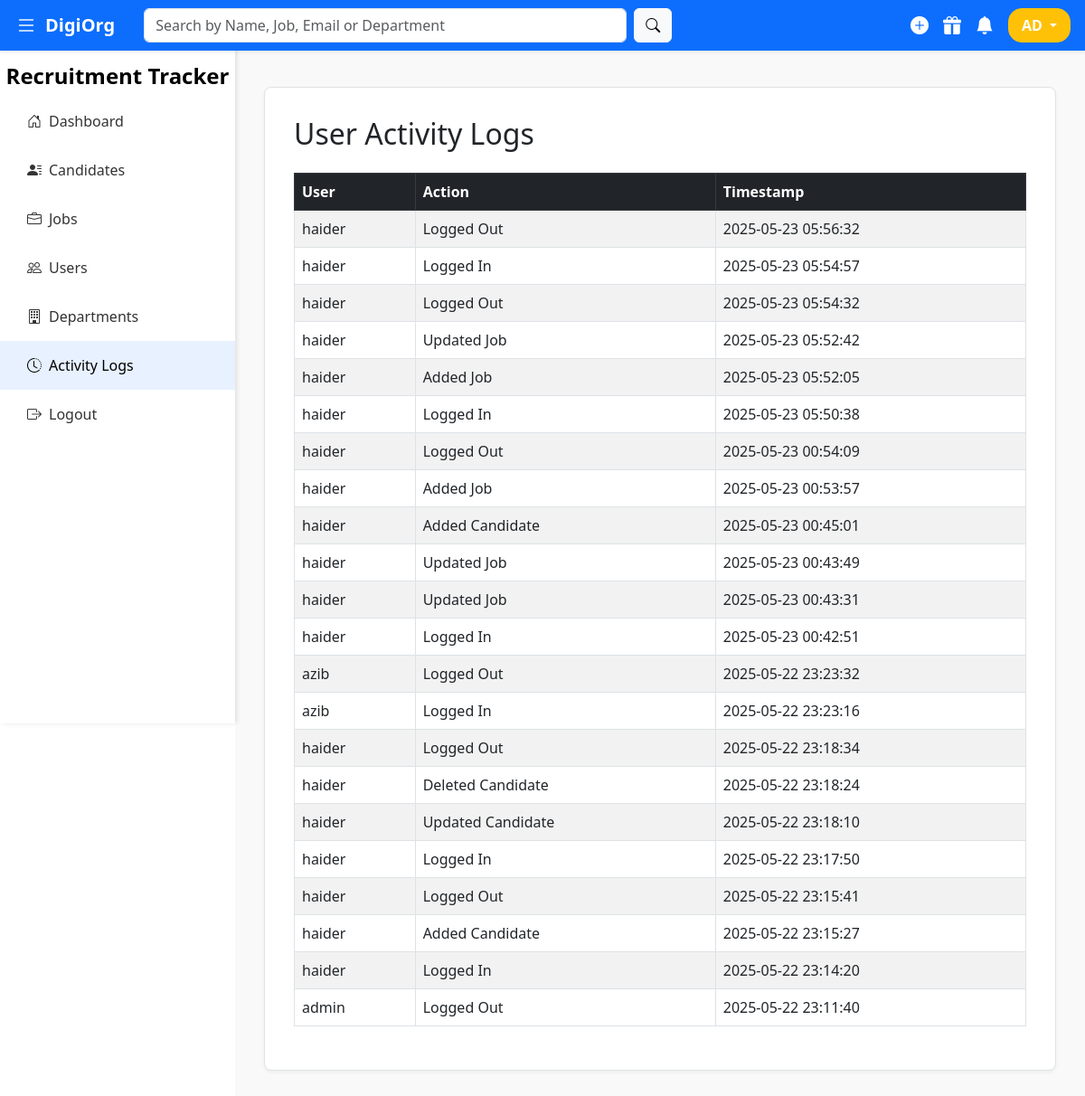
The page /admin/activity_logs.php (signed in) on the database its author committed.
### tables this page shows
CREATE TABLE `activity_logs` (
  `id` int(11) NOT NULL,
  `user_id` int(11) NOT NULL,
  `action` varchar(255) NOT NULL,
  `target_type` varchar(50) DEFAULT NULL,
  `target_id` int(11) DEFAULT NULL,
  `timestamp` datetime DEFAULT current_timestamp()
);

CREATE TABLE `users` (
  `id` int(11) NOT NULL,
  `name` varchar(100) NOT NULL,
  `email` varchar(100) NOT NULL,
  `username` varchar(50) NOT NULL,
  `password` varchar(255) NOT NULL,
  `role` enum('admin','user') NOT NULL DEFAULT 'user'
);

### admin/activity_logs.php (the view, shortened to what this page needs)
<?php
require_once('../config/db.php');
$logs = mysqli_query($conn, "SELECT a.*, u.username FROM activity_logs a JOIN users u ON a.user_id = u.id ORDER BY timestamp DESC");
?>
<!DOCTYPE html>
<html lang="en">
<head>
    <link href="https://cdn.jsdelivr.net/npm/bootstrap@5.3.0/dist/css/bootstrap.min.css" rel="stylesheet">
    <link href="https://cdn.jsdelivr.net/npm/bootstrap-icons@1.10.5/font/bootstrap-icons.css" rel="stylesheet">
</head>
<body>
<?php include('../partials/navbar.php'); ?>
<?php include('../partials/sidebar.php'); ?>
<div class="content" id="content">
    <div class="card-light">
        <h2 class="mb-4">User Activity Logs</h2>
        <table class="table table-bordered table-striped table-hover">
            <thead class="table-dark">
                <tr>
                    <th>User</th>
                    <th>Action</th>
                    <th>Timestamp</th>
                </tr>
            </thead>
            <tbody>
                <?php while ($log = mysqli_fetch_assoc($logs)): ?>
                    <tr>
                        <td><?= htmlspecialchars($log['username']); ?></td>
                        <td><?= htmlspecialchars($log['action']); ?></td>
                        <td><?= $log['timestamp']; ?></td>
                    </tr>
                <?php endwhile; ?>
            </tbody>
        </table>
    </div>
</div>
</body>
</html>

### partials/navbar.php (shortened to what this page needs)
<?php
$username = $_SESSION['username'] ?? 'User';
$initials = strtoupper(substr($username, 0, 2));
?>
<nav class="navbar navbar-expand-lg navbar-dark bg-primary px-3 fixed-top shadow-sm">
  <button id="toggleSidebar" type="button" class="btn btn-link text-white fs-4 me-2 d-inline p-0" style="line-height:1;">
    <i class="bi bi-list"></i>
  </button>
  <a class="navbar-brand fw-bold text-white d-flex align-items-center" href="/recruitment-tracker/dashboard.php">
    DigiOrg
  </a>
  <form class="d-flex ms-3 w-50" method="GET" action="#">
    <input class="form-control me-2" type="search" placeholder="Search by Name, Job, Email or Department" aria-label="Search" />
    <button class="btn btn-light" type="submit"><i class="bi bi-search"></i></button>
  </form>
  <div class="ms-auto d-flex align-items-center gap-3">
    <div class="dropdown">
      <button
        class="btn text-white p-0 border-0 bg-transparent"
        type="button"
        id="plusDropdown"
        data-bs-toggle="dropdown"
        aria-expanded="false"
        style="font-size: 1.25rem;"
      >
        <i class="bi bi-plus-circle-fill"></i>
      </button>
    </div>
    <i class="bi bi-gift-fill text-white fs-5"></i>
    <i class="bi bi-bell-fill text-white fs-5"></i>
    <div class="dropdown">
      <button
        class="btn btn-warning text-white dropdown-toggle"
        type="button"
        id="userDropdown"
        data-bs-toggle="dropdown"
        aria-expanded="false"
        style="border-radius: 15px; padding: 6px 14px; font-weight: 600; font-size: 1rem;"
      >
        <?= $initials; ?>
      </button>
    </div>
  </div>
</nav>

### partials/sidebar.php (shortened to what this page needs)
<?php
$role = $_SESSION['role'] ?? 'user';
$currentPage = basename($_SERVER['PHP_SELF']);
?>
<div class="sidebar">
  <h4 class="text-center text-black fw-bold">Recruitment Tracker</h4>
  <a href="/recruitment-tracker/dashboard.php" class="<?= $currentPage === 'dashboard.php' ? 'active' : '' ?>">
    <i class="bi bi-house-door me-2"></i>Dashboard
  </a>
  <a href="/recruitment-tracker/candidate/list_candidates.php" class="<?= strpos($_SERVER['PHP_SELF'], 'candidate') !== false ? 'active' : '' ?>">
    <i class="bi bi-person-lines-fill me-2"></i>Candidates
  </a>
  <a href="/recruitment-tracker/jobs/manage_jobs.php" class="<?= strpos($_SERVER['PHP_SELF'], 'jobs') !== false ? 'active' : '' ?>">
    <i class="bi bi-briefcase me-2"></i>Jobs
  </a>
  <?php if ($role === 'admin'): ?>
    <a href="/recruitment-tracker/admin/manage_users.php" class="<?= strpos($_SERVER['PHP_SELF'], 'users') !== false ? 'active' : '' ?>">
      <i class="bi bi-people me-2"></i>Users
    </a>
    <a href="/recruitment-tracker/departments/view_departments.php" class="<?= strpos($_SERVER['PHP_SELF'], 'departments') !== false ? 'active' : '' ?>">
      <i class="bi bi-building me-2"></i>Departments
    </a>
    <a href="/recruitment-tracker/admin/activity_logs.php" class="<?= strpos($_SERVER['PHP_SELF'], 'activity_logs') !== false ? 'active' : '' ?>">
      <i class="bi bi-clock-history me-2"></i>Activity Logs
    </a>
  <?php endif; ?>
  <a href="/recruitment-tracker/auth/logout.php" class="<?= $currentPage === 'logout.php' ? 'active' : '' ?>">
    <i class="bi bi-box-arrow-right me-2"></i>Logout
  </a>
</div>

### admin/activity_logs.php (style rules this page uses)
.content { margin-left: 260px; padding: 6rem 2rem 2rem 2rem; transition: margin-left 0.3s ease; min-height: 100vh; background-color: #f9f9f9; }
.card-light { background-color: #fff; border: 1px solid #dee2e6; border-radius: 8px; box-shadow: 0 2px 4px rgba(0,0,0,0.05); padding: 2rem; }
.table thead th { vertical-align: middle; }

### partials/sidebar.php (style rules this page uses)
.sidebar { width: 260px; background-color: #ffffff; height: 100vh; position: fixed; padding-top: 70px; box-shadow: 2px 0 5px rgba(0, 0, 0, 0.1); transition: transform 0.3s ease; transform: translateX(0); z-index: 1000; }
.sidebar a { color: #333; text-decoration: none; display: block; padding: 15px 30px; transition: 0.2s; }
.sidebar a:hover, .sidebar .active { background-color: #e7f1ff; color: #000; font-weight: 500; }

### rows shown on the page
activity_logs: user.username "haider", action "Logged Out", timestamp "2025-05-23 05:56:32"
activity_logs: user.username "haider", action "Logged In", timestamp "2025-05-23 05:54:57"
activity_logs: user.username "haider", action "Logged Out", timestamp "2025-05-23 05:54:32"
activity_logs: user.username "haider", action "Updated Job", timestamp "2025-05-23 05:52:42"
activity_logs: user.username "haider", action "Added Job", timestamp "2025-05-23 05:52:05"
activity_logs: user.username "haider", action "Logged In", timestamp "2025-05-23 05:50:38"
activity_logs: user.username "haider", action "Logged Out", timestamp "2025-05-23 00:54:09"
activity_logs: user.username "haider", action "Added Job", timestamp "2025-05-23 00:53:57"
activity_logs: user.username "haider", action "Added Candidate", timestamp "2025-05-23 00:45:01"
activity_logs: user.username "haider", action "Updated Job", timestamp "2025-05-23 00:43:49"
activity_logs: user.username "haider", action "Updated Job", timestamp "2025-05-23 00:43:31"
activity_logs: user.username "haider", action "Logged In", timestamp "2025-05-23 00:42:51"
activity_logs: user.username "azib", action "Logged Out", timestamp "2025-05-22 23:23:32"
activity_logs: user.username "azib", action "Logged In", timestamp "2025-05-22 23:23:16"
activity_logs: user.username "haider", action "Logged Out", timestamp "2025-05-22 23:18:34"
activity_logs: user.username "haider", action "Deleted Candidate", timestamp "2025-05-22 23:18:24"
activity_logs: user.username "haider", action "Updated Candidate", timestamp "2025-05-22 23:18:10"
activity_logs: user.username "haider", action "Logged In", timestamp "2025-05-22 23:17:50"
activity_logs: user.username "haider", action "Logged Out", timestamp "2025-05-22 23:15:41"
activity_logs: user.username "haider", action "Added Candidate", timestamp "2025-05-22 23:15:27"
activity_logs: user.username "haider", action "Logged In", timestamp "2025-05-22 23:14:20"
activity_logs: user.username "admin", action "Logged Out", timestamp "2025-05-22 23:11:40"

### other values the page prints
$initials "AD"
